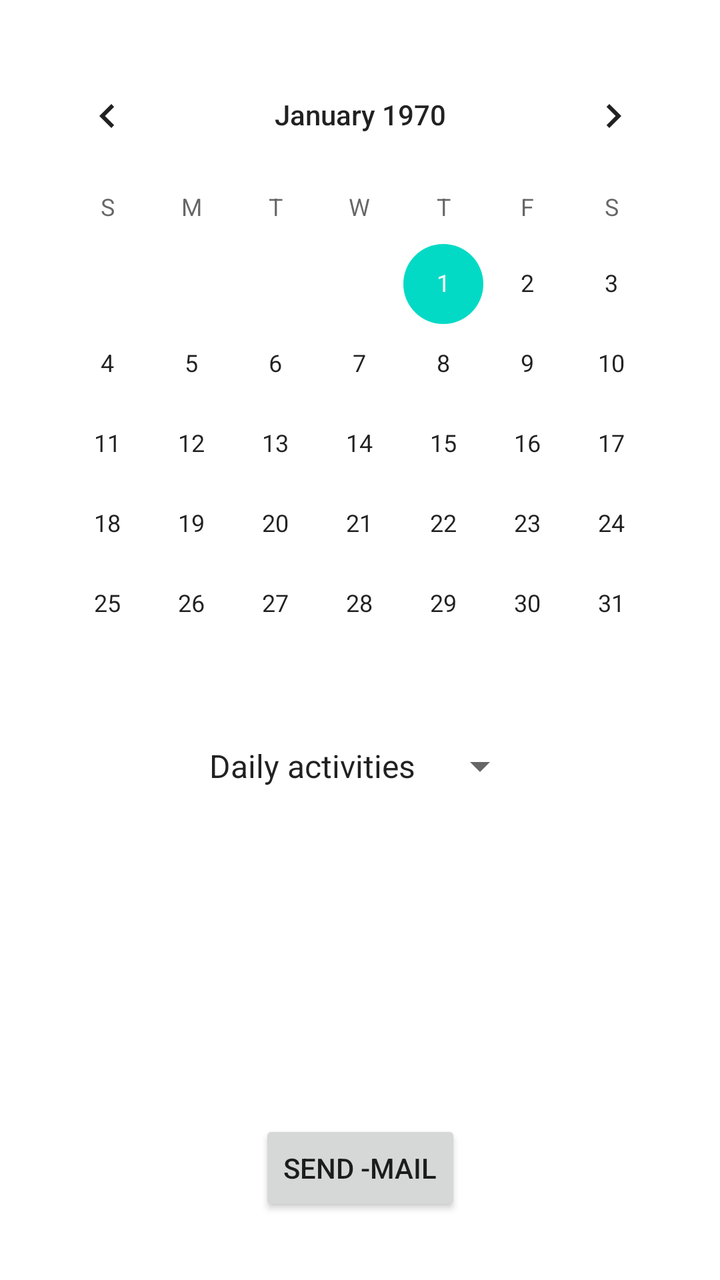
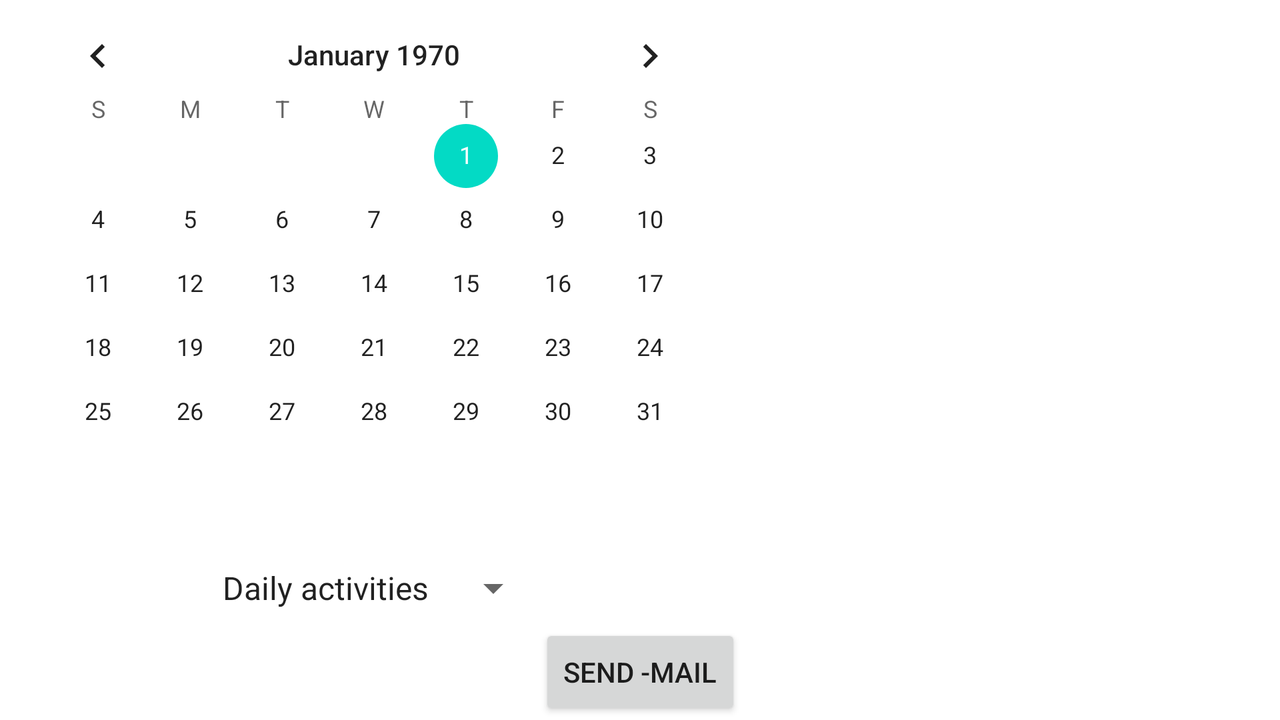

Compare how this app lays out the same screen by default and in its alternative resource folder. The renders come first, then the two layout files and the values they reference.
<!-- AndroidManifest.xml: application theme Theme.Organizator -->
<!-- res/layout/fragment_second.xml -->
<?xml version="1.0" encoding="utf-8"?>
<androidx.constraintlayout.widget.ConstraintLayout xmlns:android="http://schemas.android.com/apk/res/android"
    xmlns:app="http://schemas.android.com/apk/res-auto"
    xmlns:tools="http://schemas.android.com/tools"
    android:id="@+id/scndLayout"
    android:layout_width="match_parent"
    android:layout_height="match_parent"
    tools:context=".SecondFragment">

    <Button
        android:id="@+id/btnSend"
        android:layout_width="wrap_content"
        android:layout_height="wrap_content"
        android:layout_marginBottom="32dp"
        android:text="@string/send_mail"
        app:layout_constraintBottom_toBottomOf="parent"
        app:layout_constraintEnd_toEndOf="parent"
        app:layout_constraintStart_toStartOf="parent" />

    <CalendarView
        android:id="@+id/calendarView"
        android:layout_width="335dp"
        android:layout_height="319dp"
        android:layout_marginStart="8dp"
        android:layout_marginTop="24dp"
        android:layout_marginEnd="8dp"
        app:layout_constraintEnd_toEndOf="parent"
        app:layout_constraintStart_toStartOf="parent"
        app:layout_constraintTop_toTopOf="parent" />

    <Spinner
        android:id="@+id/spinner"
        android:layout_width="wrap_content"
        android:layout_height="wrap_content"
        android:layout_marginTop="16dp"
        android:contextClickable="true"
        android:entries="@array/to_do_list"

        android:minHeight="48dp"
        android:spinnerMode="dialog"
        app:layout_constraintEnd_toEndOf="@+id/calendarView"
        app:layout_constraintStart_toStartOf="@+id/calendarView"
        app:layout_constraintTop_toBottomOf="@+id/calendarView" />

    <LinearLayout
        android:id="@+id/lcRcView"
        android:layout_width="345dp"
        android:layout_height="161dp"
        android:layout_marginTop="16dp"
        android:orientation="horizontal"
        android:padding="16dp"
        app:layout_constraintEnd_toEndOf="parent"
        app:layout_constraintStart_toStartOf="parent"
        app:layout_constraintTop_toBottomOf="@+id/spinner">

        <androidx.recyclerview.widget.RecyclerView
            android:id="@+id/rcToDo"
            android:layout_width="match_parent"
            android:layout_height="228dp"
            android:layout_marginTop="10dp"
            android:clickable="true"
            android:padding="10dp"
            app:layoutManager="androidx.recyclerview.widget.LinearLayoutManager" />
    </LinearLayout>

</androidx.constraintlayout.widget.ConstraintLayout>
<!-- resources referenced by this layout -->
<resources>
  <string-array name="to_do_list">
          <item>Daily activities</item>
          <item>Shopping</item>
          <item>Pay bills</item>
          <item>Car wash</item>
          <item>Work project</item>
          <item>Watch Arsenal</item>
      </string-array>
  <string name="send_mail">send -mail</string>
  <style name="Theme.Organizator" parent="Theme.MaterialComponents.DayNight.DarkActionBar">
          
          <item name="colorPrimary">@color/gold</item>
          <item name="colorPrimaryVariant">@color/red</item>
          <item name="colorOnPrimary">@color/white</item>
          
          <item name="colorSecondary">@color/teal_200</item>
          <item name="colorSecondaryVariant">@color/teal_700</item>
          <item name="colorOnSecondary">@color/black</item>
          
          <item name="android:statusBarColor" tools:targetApi="l">?attr/colorPrimaryVariant</item>
          
      </style>
  <color name="gold">#FFD700</color>
  <color name="red">#FD0101</color>
  <color name="white">#FFFFFFFF</color>
  <color name="teal_200">#FF03DAC5</color>
  <color name="teal_700">#FF018786</color>
  <color name="black">#FF000000</color>
</resources>
<!-- res/layout-land/fragment_second.xml (the author's variant of the layout above) -->
<!-- drawn on the phone turned sideways -->
<?xml version="1.0" encoding="utf-8"?>
<androidx.constraintlayout.widget.ConstraintLayout xmlns:android="http://schemas.android.com/apk/res/android"
    xmlns:app="http://schemas.android.com/apk/res-auto"
    xmlns:tools="http://schemas.android.com/tools"
    android:id="@+id/scndLayout"
    android:layout_width="match_parent"
    android:layout_height="match_parent"
    tools:context=".SecondFragment">

    <Button
        android:id="@+id/btnSend"
        android:layout_width="wrap_content"
        android:layout_height="wrap_content"
        android:text="@string/send_mail"
        app:layout_constraintBottom_toBottomOf="parent"
        app:layout_constraintEnd_toEndOf="parent"
        app:layout_constraintStart_toStartOf="parent" />

    <CalendarView
        android:id="@+id/calendarView"
        android:layout_width="wrap_content"
        android:layout_height="wrap_content"
        android:layout_marginStart="8dp"
        android:layout_marginTop="8dp"
        android:layout_marginEnd="8dp"
        app:layout_constraintEnd_toEndOf="parent"
        app:layout_constraintHorizontal_bias="0.0"
        app:layout_constraintStart_toStartOf="parent"
        app:layout_constraintTop_toTopOf="parent" />

    <Spinner
        android:id="@+id/spinner"
        android:layout_width="wrap_content"
        android:layout_height="wrap_content"
        android:layout_marginTop="16dp"
        android:contextClickable="true"
        android:entries="@array/to_do_list"

        android:minHeight="48dp"
        android:spinnerMode="dialog"
        app:layout_constraintEnd_toEndOf="@+id/calendarView"
        app:layout_constraintStart_toStartOf="@+id/calendarView"
        app:layout_constraintTop_toBottomOf="@+id/calendarView" />

    <LinearLayout
        android:id="@+id/lcRcView"
        android:layout_width="345dp"
        android:layout_height="161dp"
        android:layout_marginTop="8dp"
        android:orientation="horizontal"
        android:padding="16dp"
        app:layout_constraintEnd_toEndOf="parent"
        app:layout_constraintStart_toEndOf="@+id/calendarView"
        app:layout_constraintTop_toTopOf="parent">

        <androidx.recyclerview.widget.RecyclerView
            android:id="@+id/rcToDo"
            android:layout_width="match_parent"
            android:layout_height="228dp"
            android:layout_marginTop="10dp"
            android:padding="10dp"
            app:layoutManager="androidx.recyclerview.widget.LinearLayoutManager" />
    </LinearLayout>

</androidx.constraintlayout.widget.ConstraintLayout>
